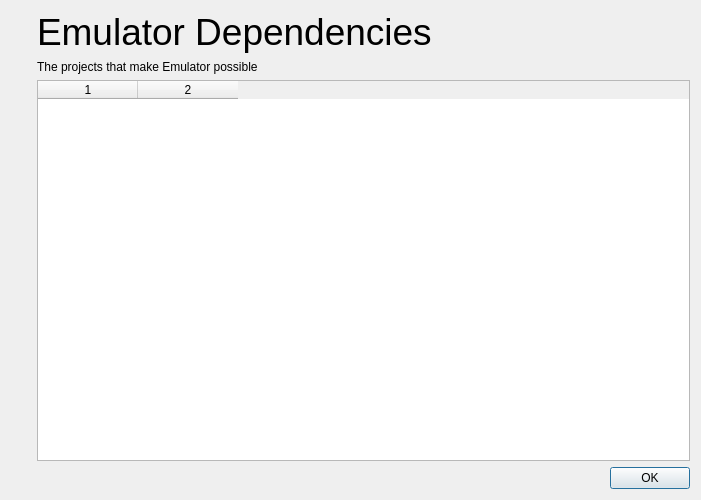
<?xml version="1.0" encoding="UTF-8"?>
<ui version="4.0">
 <class>DepsDialog</class>
 <widget class="QDialog" name="DepsDialog">
  <property name="geometry">
   <rect>
    <x>0</x>
    <y>0</y>
    <width>701</width>
    <height>500</height>
   </rect>
  </property>
  <property name="windowTitle">
    <string>Emulator Dependencies</string>
  </property>
  <layout class="QVBoxLayout" name="verticalLayout_3">
   <item>
    <layout class="QHBoxLayout" name="horizontalLayout" stretch="0,1">
     <item>
      <layout class="QVBoxLayout" name="verticalLayout_2">
       <item>
        <widget class="QLabel" name="labelLogo">
         <property name="sizePolicy">
          <sizepolicy hsizetype="Preferred" vsizetype="Preferred">
           <horstretch>0</horstretch>
           <verstretch>0</verstretch>
          </sizepolicy>
         </property>
         <property name="maximumSize">
          <size>
           <width>200</width>
           <height>200</height>
          </size>
         </property>
         <property name="text">
          <string/>
         </property>
         <property name="pixmap">
          <pixmap resource="../../dist/qt_themes/default/default.qrc">:/icons/default/256x256/emulator-fx.png</pixmap>
         </property>
         <property name="scaledContents">
          <bool>true</bool>
         </property>
        </widget>
       </item>
       <item>
        <spacer name="verticalSpacer">
         <property name="orientation">
          <enum>Qt::Orientation::Vertical</enum>
         </property>
         <property name="sizeHint" stdset="0">
          <size>
           <width>20</width>
           <height>40</height>
          </size>
         </property>
        </spacer>
       </item>
      </layout>
     </item>
     <item>
      <layout class="QVBoxLayout" name="verticalLayout">
       <item>
        <widget class="QLabel" name="labelEden">
         <property name="sizePolicy">
          <sizepolicy hsizetype="Preferred" vsizetype="Fixed">
           <horstretch>0</horstretch>
           <verstretch>0</verstretch>
          </sizepolicy>
         </property>
         <property name="text">
          <string>&lt;html&gt;&lt;head/&gt;&lt;body&gt;&lt;p&gt;&lt;span style=&quot; font-size:28pt;&quot;&gt;Emulator Dependencies&lt;/span&gt;&lt;/p&gt;&lt;/body&gt;&lt;/html&gt;</string>
         </property>
        </widget>
       </item>
       <item>
        <widget class="QLabel" name="labelInfo">
         <property name="sizePolicy">
          <sizepolicy hsizetype="Preferred" vsizetype="Fixed">
           <horstretch>0</horstretch>
           <verstretch>0</verstretch>
          </sizepolicy>
         </property>
         <property name="text">
        <string>&lt;html&gt;&lt;head/&gt;&lt;body&gt;&lt;p&gt;The projects that make Emulator possible&lt;/p&gt;&lt;/body&gt;&lt;/html&gt;</string>
         </property>
        </widget>
       </item>
       <item>
        <widget class="QTableWidget" name="tableDeps">
         <property name="editTriggers">
          <set>QAbstractItemView::EditTrigger::NoEditTriggers</set>
         </property>
         <property name="alternatingRowColors">
          <bool>true</bool>
         </property>
         <property name="selectionMode">
          <enum>QAbstractItemView::SelectionMode::NoSelection</enum>
         </property>
         <property name="columnCount">
          <number>2</number>
         </property>
         <attribute name="horizontalHeaderShowSortIndicator" stdset="0">
          <bool>false</bool>
         </attribute>
         <attribute name="verticalHeaderVisible">
          <bool>false</bool>
         </attribute>
         <column/>
         <column/>
        </widget>
       </item>
      </layout>
     </item>
    </layout>
   </item>
   <item>
    <widget class="QDialogButtonBox" name="buttonBox">
     <property name="orientation">
      <enum>Qt::Orientation::Horizontal</enum>
     </property>
     <property name="standardButtons">
      <set>QDialogButtonBox::StandardButton::Ok</set>
     </property>
    </widget>
   </item>
  </layout>
 </widget>
 <resources>
  <include location="../../dist/qt_themes/default/default.qrc"/>
 </resources>
 <connections>
  <connection>
   <sender>buttonBox</sender>
   <signal>accepted()</signal>
   <receiver>DepsDialog</receiver>
   <slot>accept()</slot>
   <hints>
    <hint type="sourcelabel">
     <x>20</x>
     <y>20</y>
    </hint>
    <hint type="destinationlabel">
     <x>20</x>
     <y>20</y>
    </hint>
   </hints>
  </connection>
  <connection>
   <sender>buttonBox</sender>
   <signal>rejected()</signal>
   <receiver>DepsDialog</receiver>
   <slot>reject()</slot>
   <hints>
    <hint type="sourcelabel">
     <x>20</x>
     <y>20</y>
    </hint>
    <hint type="destinationlabel">
     <x>20</x>
     <y>20</y>
    </hint>
   </hints>
  </connection>
 </connections>
</ui>
